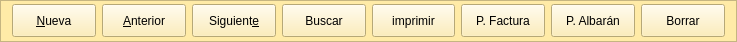
  <widget class="QFrame" name="frame_4">
   <property name="geometry">
    <rect>
     <x>9</x>
     <y>462</y>
     <width>737</width>
     <height>42</height>
    </rect>
   </property>
   <property name="minimumSize">
    <size>
     <width>0</width>
     <height>42</height>
    </size>
   </property>
   <property name="maximumSize">
    <size>
     <width>16777215</width>
     <height>35</height>
    </size>
   </property>
   <property name="styleSheet">
    <string notr="true">background-color: rgb(255, 235, 167);</string>
   </property>
   <property name="frameShape">
    <enum>QFrame::StyledPanel</enum>
   </property>
   <property name="frameShadow">
    <enum>QFrame::Raised</enum>
   </property>
   <layout class="QHBoxLayout" name="horizontalLayout_2">
    <property name="topMargin">
     <number>2</number>
    </property>
    <property name="bottomMargin">
     <number>2</number>
    </property>
    <item>
     <widget class="QPushButton" name="btnAnadir">
      <property name="minimumSize">
       <size>
        <width>0</width>
        <height>33</height>
       </size>
      </property>
      <property name="text">
       <string>&amp;Nueva</string>
      </property>
      <property name="icon">
       <iconset resource="../terra.qrc">
        <normaloff>:/Icons/PNG/add.png</normaloff>:/Icons/PNG/add.png</iconset>
      </property>
      <property name="iconSize">
       <size>
        <width>24</width>
        <height>24</height>
       </size>
      </property>
     </widget>
    </item>
    <item>
     <widget class="QPushButton" name="btnAnterior">
      <property name="minimumSize">
       <size>
        <width>0</width>
        <height>33</height>
       </size>
      </property>
      <property name="text">
       <string>&amp;Anterior</string>
      </property>
      <property name="icon">
       <iconset resource="../terra.qrc">
        <normaloff>:/Icons/PNG/Previous.png</normaloff>:/Icons/PNG/Previous.png</iconset>
      </property>
      <property name="iconSize">
       <size>
        <width>24</width>
        <height>24</height>
       </size>
      </property>
     </widget>
    </item>
    <item>
     <widget class="QPushButton" name="btnSiguiente">
      <property name="minimumSize">
       <size>
        <width>0</width>
        <height>33</height>
       </size>
      </property>
      <property name="text">
       <string>Siguient&amp;e</string>
      </property>
      <property name="icon">
       <iconset resource="../terra.qrc">
        <normaloff>:/Icons/PNG/Next.png</normaloff>:/Icons/PNG/Next.png</iconset>
      </property>
      <property name="iconSize">
       <size>
        <width>24</width>
        <height>24</height>
       </size>
      </property>
     </widget>
    </item>
    <item>
     <widget class="QPushButton" name="btnBuscar">
      <property name="minimumSize">
       <size>
        <width>0</width>
        <height>33</height>
       </size>
      </property>
      <property name="text">
       <string>Buscar</string>
      </property>
      <property name="icon">
       <iconset resource="../terra.qrc">
        <normaloff>:/Icons/PNG/search.png</normaloff>:/Icons/PNG/search.png</iconset>
      </property>
      <property name="iconSize">
       <size>
        <width>24</width>
        <height>24</height>
       </size>
      </property>
     </widget>
    </item>
    <item>
     <widget class="QPushButton" name="btnImprimir">
      <property name="minimumSize">
       <size>
        <width>0</width>
        <height>33</height>
       </size>
      </property>
      <property name="text">
       <string>imprimir</string>
      </property>
      <property name="icon">
       <iconset resource="../terra.qrc">
        <normaloff>:/Icons/PNG/Print.png</normaloff>:/Icons/PNG/Print.png</iconset>
      </property>
      <property name="iconSize">
       <size>
        <width>24</width>
        <height>24</height>
       </size>
      </property>
     </widget>
    </item>
    <item>
     <widget class="QPushButton" name="btnPasarFactura">
      <property name="minimumSize">
       <size>
        <width>0</width>
        <height>33</height>
       </size>
      </property>
      <property name="text">
       <string>P. Factura</string>
      </property>
     </widget>
    </item>
    <item>
     <widget class="QPushButton" name="btnPasarAlbaran">
      <property name="minimumSize">
       <size>
        <width>0</width>
        <height>33</height>
       </size>
      </property>
      <property name="text">
       <string>P. Albarán</string>
      </property>
     </widget>
    </item>
    <item>
     <widget class="QPushButton" name="btnBorrar">
      <property name="minimumSize">
       <size>
        <width>0</width>
        <height>33</height>
       </size>
      </property>
      <property name="text">
       <string>Borrar</string>
      </property>
      <property name="icon">
       <iconset>
        <normaloff>:/Icons/PNG/delete.png</normaloff>:/Icons/PNG/delete.png</iconset>
      </property>
      <property name="iconSize">
       <size>
        <width>24</width>
        <height>24</height>
       </size>
      </property>
     </widget>
    </item>
   </layout>
  </widget>
